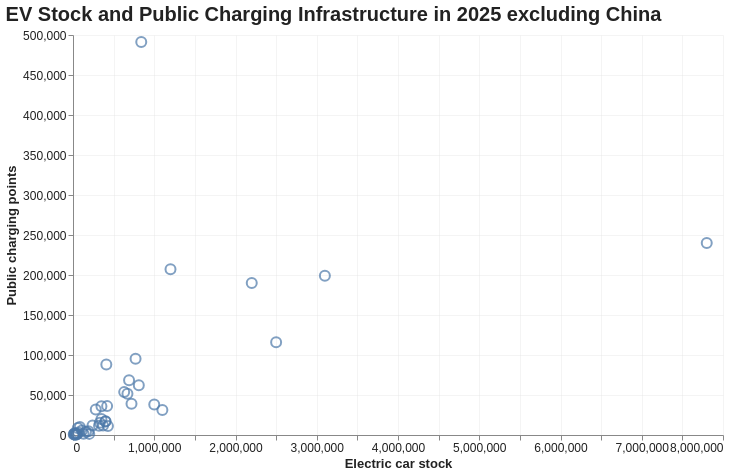

Notebook source saved alongside this figure:
### Code cell
chart6

### Figure 1 — Vega-Lite specification as saved in the notebook (floating-point values rounded to 4 significant figures)
{"config": {"view": {"continuousWidth": 300, "continuousHeight": 300, "stroke": null}, "axis": {"gridColor": "#D9D9D9", "gridOpacity": 0.3, "labelColor": "#222222", "labelFontSize": 12, "titleColor": "#222222", "titleFontSize": 13}, "legend": {"labelFontSize": 12, "titleFontSize": 12}, "title": {"anchor": "start", "color": "#222222", "fontSize": 20, "subtitleFontSize": 13}}, "data": {"name": "data-ba584b9ac3a40d7f9c9d2ab5c572dc19"}, "mark": {"type": "point", "size": 100}, "encoding": {"tooltip": [{"field": "country_name", "title": "Country", "type": "nominal"}, {"field": "ev_stock", "format": ",.0f", "title": "EV stock", "type": "quantitative"}, {"field": "charging_points", "format": ",.0f", "title": "Charging points", "type": "quantitative"}], "x": {"field": "ev_stock", "title": "Electric car stock", "type": "quantitative"}, "y": {"field": "charging_points", "title": "Public charging points", "type": "quantitative"}}, "height": 400, "title": "EV Stock and Public Charging Infrastructure in 2025 excluding China", "width": 650, "$schema": "https://vega.github.io/schema/vega-lite/v6.4.1.json", "datasets": {"data-ba584b9ac3a40d7f9c9d2ab5c572dc19": [{"country_name": "Australia", "ev_stock": 430000.0, "charging_points": 11100.0}, {"country_name": "Austria", "ev_stock": 350000.0, "charging_points": 35900.0}, {"country_name": "Belgium", "ev_stock": 770000.0, "charging_points": 95200.0}, {"country_name": "Brazil", "ev_stock": 400000.0, "charging_points": 16900.0}, {"country_name": "Canada", "ev_stock": 1000000.0, "charging_points": 38100.0}, {"country_name": "Chile", "ev_stock": 20000.0, "charging_points": 2090.0}, {"country_name": "Colombia", "ev_stock": 50000.0, "charging_points": 1330.0}, {"country_name": "Costa Rica", "ev_stock": 35000.0, "charging_points": 1740.0}, {"country_name": "Denmark", "ev_stock": 670000.0, "charging_points": 51600.0}, {"country_name": "Finland", "ev_stock": 350000.0, "charging_points": 20100.0}, {"country_name": "France", "ev_stock": 2200000.0, "charging_points": 190000.0}, {"country_name": "Germany", "ev_stock": 3100000.0, "charging_points": 199000.0}, {"country_name": "Greece", "ev_stock": 59000.0, "charging_points": 8640.0}, {"country_name": "Iceland", "ev_stock": 64000.0, "charging_points": 3200.0}, {"country_name": "India", "ev_stock": 410000.0, "charging_points": 88000.0}, {"country_name": "Indonesia", "ev_stock": 190000.0, "charging_points": 4620.0}, {"country_name": "Israel", "ev_stock": 320000.0, "charging_points": 11700.0}, {"country_name": "Italy", "ev_stock": 690000.0, "charging_points": 68500.0}, {"country_name": "Japan", "ev_stock": 720000.0, "charging_points": 39000.0}, {"country_name": "Jordan", "ev_stock": 14000.0, "charging_points": 892.0}, {"country_name": "Korea, Republic of", "ev_stock": 840000.0, "charging_points": 491200.0}, {"country_name": "Malaysia", "ev_stock": 110000.0, "charging_points": 5700.0}, {"country_name": "Mexico", "ev_stock": 160000.0, "charging_points": 4120.0}, {"country_name": "Netherlands", "ev_stock": 1200000.0, "charging_points": 207300.0}, {"country_name": "New Zealand", "ev_stock": 130000.0, "charging_points": 1470.0}, {"country_name": "Norway", "ev_stock": 1100000.0, "charging_points": 31200.0}, {"country_name": "Philippines", "ev_stock": 35000.0, "charging_points": 274.0}, {"country_name": "Poland", "ev_stock": 240000.0, "charging_points": 11800.0}, {"country_name": "Portugal", "ev_stock": 330000.0, "charging_points": 15200.0}, {"country_name": "Russian Federation", "ev_stock": 84000.0, "charging_points": 9899.0}, {"country_name": "Singapore", "ev_stock": 50000.0, "charging_points": 1223.0}, {"country_name": "South Africa", "ev_stock": 9200.0, "charging_points": 917.0}, {"country_name": "Spain", "ev_stock": 630000.0, "charging_points": 53600.0}, {"country_name": "Sweden", "ev_stock": 810000.0, "charging_points": 62200.0}, {"country_name": "Switzerland", "ev_stock": 400000.0, "charging_points": 17200.0}, {"country_name": "Thailand", "ev_stock": 370000.0, "charging_points": 11900.0}, {"country_name": "Türkiye", "ev_stock": 420000.0, "charging_points": 36100.0}, {"country_name": "USA", "ev_stock": 7800000.0, "charging_points": 240000.0}, {"country_name": "United Arab Emirates", "ev_stock": 200000.0, "charging_points": 1400.0}, {"country_name": "United Kingdom", "ev_stock": 2500000.0, "charging_points": 116000.0}, {"country_name": "Uruguay", "ev_stock": 24000.0, "charging_points": 160.0}, {"country_name": "Viet Nam", "ev_stock": 280000.0, "charging_points": 32000.0}]}}
